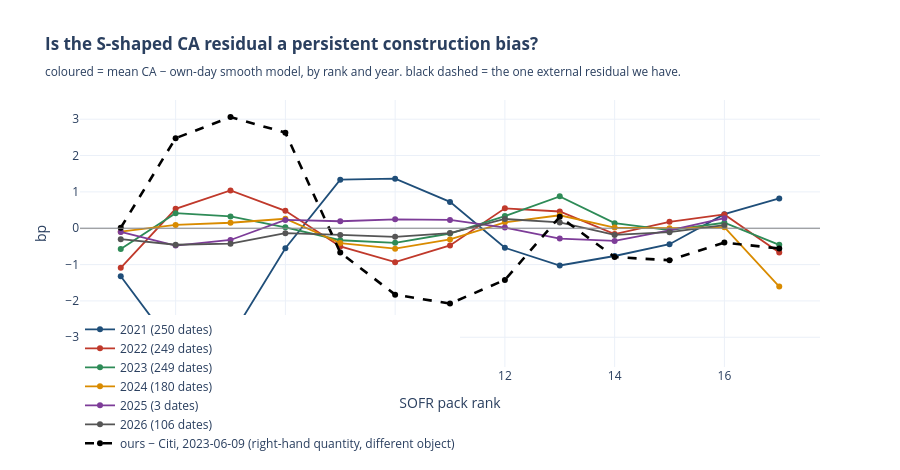

The cell this chart's notebook holds for it:
### Markdown cell above
### Does the same shape appear on other dates?

Only one Citi table is available, so this cannot be answered against Citi.
It can be answered **internally**: `vs_model_bp` is each pack's CA against a
smooth variance curve fitted through the day's own cross-section, so a
construction bias that is systematic in rank must show up here as a persistent
`+ / − / +` pattern. This is a necessary condition, not a sufficient one — a
bias smooth enough in `T` to be absorbed by the degree-2 variance fit would
hide from it — and that limitation is why the conclusion below is stated as
"not a stable bias" rather than "not a bias".

### Code cell
BIAS = CVL.rank_bias_table(FIT)
print("mean vs_model_bp (bp) by rank and year — the internal shape test:")
print(BIAS.round(3).to_string())
BIAS.to_csv(DATA / "ca_vol_link_rank_bias.csv")

figbias = go.Figure()
for _yr in [c for c in BIAS.columns if c != "all"]:
    _nd = int(FIT.loc[FIT["date"].dt.year == int(_yr), "date"].nunique())
    figbias.add_trace(go.Scatter(x=BIAS.index, y=BIAS[_yr].to_numpy(float),
                                 mode="lines+markers", name=f"{_yr} ({_nd} dates)",
                                 line=dict(color=_YRCOL.get(int(_yr), "#888"), width=1.8)))
figbias.add_trace(go.Scatter(
    x=TIEOUT["rank"], y=TIEOUT["d_ca"], mode="lines+markers",
    name="ours − Citi, 2023-06-09 (right-hand quantity, different object)",
    line=dict(color="#000", width=2.6, dash="dash")))
figbias.add_hline(y=0.0, line=dict(color="#888", width=1.2))
figbias.update_layout(
    title=("<b>Is the S-shaped CA residual a persistent construction bias?</b>"
           "<br><sub>coloured = mean CA − own-day smooth model, by rank and year. "
           "black dashed = the one external residual we have.</sub>"),
    xaxis=dict(title="SOFR pack rank"), yaxis=dict(title="bp"),
    template="plotly_white", height=470,
    legend=dict(orientation="h", yanchor="bottom", y=-0.34, x=0))
figbias.show()

print("\nThe shape is NOT stable. In 2021 it is REVERSED (−3.35 / −3.01 at ranks "
      "6–7, +1.34 / +1.36 at 9–10); from 2022 it takes the 6/9/2023 sign but at a "
      "third of the magnitude (+0.53 / +1.04 at 6–7 in 2022, +0.45 / +0.38 in 2023 "
      "against +2.48 / +3.06 on 6/9/2023 itself). So 2023-06-09 is an unusually "
      "large day of a real but modest, regime-dependent mid-strip bias — not a "
      "fixed convention error in the matched swap, the IMM alignment or the "
      "settle timing, any of which would hold its sign across the whole sample.")

### Figure 1 — Plotly figure (JSON) as saved in the notebook; plotly's stock layout.template omitted (floating-point values rounded to 4 significant figures)
{"data": [{"line": {"color": "#1f4e79", "width": 1.8}, "mode": "lines+markers", "name": "2021 (250 dates)", "type": "scatter", "x": [5, 6, 7, 8, 9, 10, 11, 12, 13, 14, 15, 16, 17], "y": [-1.322, -3.348, -3.012, -0.5511, 1.337, 1.363, 0.7243, -0.5382, -1.026, -0.7641, -0.4394, 0.3872, 0.8188]}, {"line": {"color": "#c0392b", "width": 1.8}, "mode": "lines+markers", "name": "2022 (249 dates)", "type": "scatter", "x": [5, 6, 7, 8, 9, 10, 11, 12, 13, 14, 15, 16, 17], "y": [-1.091, 0.5329, 1.038, 0.4779, -0.5011, -0.9339, -0.4727, 0.5478, 0.4609, -0.1607, 0.1762, 0.3802, -0.666]}, {"line": {"color": "#2e8b57", "width": 1.8}, "mode": "lines+markers", "name": "2023 (249 dates)", "type": "scatter", "x": [5, 6, 7, 8, 9, 10, 11, 12, 13, 14, 15, 16, 17], "y": [-0.5731, 0.4134, 0.3253, 0.02487, -0.3306, -0.4013, -0.1454, 0.3356, 0.8768, 0.1401, -0.05325, 0.1509, -0.4572]}, {"line": {"color": "#d98b00", "width": 1.8}, "mode": "lines+markers", "name": "2024 (180 dates)", "type": "scatter", "x": [5, 6, 7, 8, 9, 10, 11, 12, 13, 14, 15, 16, 17], "y": [-0.09481, 0.09208, 0.1506, 0.2609, -0.408, -0.5619, -0.3079, 0.1634, 0.357, 0.01744, 0.00237, 0.0277, -1.606]}, {"line": {"color": "#7d3c98", "width": 1.8}, "mode": "lines+markers", "name": "2025 (3 dates)", "type": "scatter", "x": [5, 6, 7, 8, 9, 10, 11, 12, 13, 14, 15, 16, 17], "y": [-0.1025, -0.4782, -0.3237, 0.2281, 0.1927, 0.2439, 0.2288, 0.01959, -0.2843, -0.3506, -0.06125, 0.2768, NaN]}, {"line": {"color": "#555555", "width": 1.8}, "mode": "lines+markers", "name": "2026 (106 dates)", "type": "scatter", "x": [5, 6, 7, 8, 9, 10, 11, 12, 13, 14, 15, 16, 17], "y": [-0.3005, -0.4544, -0.4253, -0.136, -0.184, -0.2365, -0.1334, 0.2538, 0.1594, -0.1836, -0.1094, 0.08518, NaN]}, {"line": {"color": "#000", "dash": "dash", "width": 2.6}, "mode": "lines+markers", "name": "ours − Citi, 2023-06-09 (right-hand quantity, different object)", "type": "scatter", "x": [5, 6, 7, 8, 9, 10, 11, 12, 13, 14, 15, 16, 17], "y": [0.01311, 2.478, 3.057, 2.63, -0.6692, -1.828, -2.073, -1.422, 0.3151, -0.7932, -0.8814, -0.395, -0.5578]}], "layout": {"height": 470, "legend": {"orientation": "h", "x": 0, "y": -0.34, "yanchor": "bottom"}, "shapes": [{"line": {"color": "#888", "width": 1.2}, "type": "line", "x0": 0, "x1": 1, "xref": "x domain", "y0": 0.0, "y1": 0.0, "yref": "y"}], "title": {"text": "<b>Is the S-shaped CA residual a persistent construction bias?</b><br><sub>coloured = mean CA − own-day smooth model, by rank and year. black dashed = the one external residual we have.</sub>"}, "xaxis": {"title": {"text": "SOFR pack rank"}}, "yaxis": {"title": {"text": "bp"}}}}
